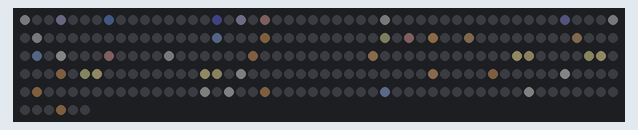
Simulated run of this program. Board: Raspberry Pi Pico running MicroPython. On the bench: 256 RGB LEDs in strip order, left to right, continuing on the next row. Dim RGB values are drawn brighter than linear; random numbers come from a fixed seed.

Above: at 0.05 s.

The program:

sternhimmel.py
```python
# Demo: Sternhimmel. Sterne in verschiedenen Helligkeiten und Farben funkeln, verblassen
# und tauchen woanders neu auf. Ab und zu zieht eine Sternschnuppe mit Schweif vorbei.
import time, random, math
import matrix as m

W, H = m.W, m.H
FRAME_MS = 40
STARS = 35         # Anzahl Sterne
SHOOT = 0.006      # Chance pro Bild fuer eine Sternschnuppe
MOON = True        # Mondsichel oben rechts

SIN = [int(128 + 127 * math.sin(i * 2 * math.pi / 256)) for i in range(256)]
TINTS = ((170, 200, 255), (255, 255, 255), (255, 255, 255), (255, 230, 170), (255, 200, 140))

# Mondsichel: helle Pixel und etwas dunklere Kante
MOON_PIX = {(13, 1): 255, (14, 1): 200, (12, 2): 255, (12, 3): 255, (13, 4): 255,
            (14, 4): 200, (11, 2): 120, (11, 3): 120}
MOON_COL = (255, 235, 170)

def free_spot(stars):
    # nicht direkt neben einem anderen Stern und mit Abstand zum Mond
    for _ in range(200):
        x, y = random.randrange(W), random.randrange(H)
        if MOON and x >= 10 and y <= 6:
            continue
        if all(abs(x - s[0]) > 1 or abs(y - s[1]) > 1 for s in stars):
            return x, y
    return x, y

def new_star(stars):
    x, y = free_spot(stars)
    r = random.random()
    peak = 255 if r < 0.15 else 150 if r < 0.45 else 80
    # [x, y, Farbe, Spitzenhelligkeit, Funkel-Phase, Funkel-Tempo, Lebenszeit, Alter]
    return [x, y, random.choice(TINTS), peak, random.randrange(256), random.randrange(2, 7),
            random.randrange(400, 2000), 0]

stars = []
for _ in range(STARS):
    s = new_star(stars)
    s[7] = random.randrange(s[6])   # nicht alle gleichzeitig neu
    stars.append(s)

def scale(c, f):
    return (c[0] * f >> 8, c[1] * f >> 8, c[2] * f >> 8)

shooting = None    # [x, y, dx, dy, Spur]
frame = 0

while True:
    t = time.ticks_ms()
    frame += 1
    m.clear()
    if MOON:
        for (x, y), f in MOON_PIX.items():
            m.set(x, y, scale(MOON_COL, f))
    for i, s in enumerate(stars):
        x, y, col, peak, ph, sp, life, age = s
        s[7] = age = age + 1
        if age >= life:
            stars[i] = new_star(stars)
            continue
        # ein- und ausblenden ueber die ersten/letzten 60 Bilder, dazwischen funkeln
        fade = min(age, life - age, 60) * 255 // 60
        tw = 190 + SIN[(frame * sp + ph) & 255] * 65 // 255
        m.set(x, y, scale(col, peak * tw * fade >> 16))
    # Sternschnuppe
    if shooting is None and random.random() < SHOOT:
        dx = random.choice((-1, 1)) * random.uniform(0.5, 0.8)
        x = random.uniform(2, W - 2) if random.random() < 0.6 else (-1 if dx > 0 else W)
        y = -1 if x >= 0 and x < W else random.uniform(0, H / 2)
        shooting = [x, y, dx, random.uniform(0.3, 0.55), []]
    if shooting:
        sx, sy, dx, dy, trail = shooting
        trail.insert(0, (int(sx + 0.5), int(sy + 0.5)))
        del trail[6:]
        for k, (x, y) in enumerate(trail):
            m.set(x, y, scale((255, 245, 220), 255 - k * 42))
        shooting[0] += dx
        shooting[1] += dy
        if not (-6 < shooting[0] < W + 6 and shooting[1] < H + 6):
            shooting = None
    m.show()
    time.sleep_ms(max(0, FRAME_MS - time.ticks_diff(time.ticks_ms(), t)))
```

matrix.py
```python
# Gemeinsame Bibliothek fuer alle Demos: 4x WS2812B 8x8 als 16x16-Flaeche an GP22
# Anordnung: 1 links oben, 2 links unten, 3 rechts oben, 4 rechts unten
# Farben werden immer in voller Aufloesung (0-255) angegeben, show() dimmt sie herunter.
import machine, neopixel, micropython, array

PIN = 22
W = H = 16
N = W * H
MAX = 16  # max. Helligkeit pro Kanal (0-255) -> ca. 500 mA gesamt, VSYS gemessen stabil bis MAX 22
# Helligkeitsausgleich je Matrix (1, 2, 3, 4) und Farbkanal (R, G, B).
# Matrix 1 hat andere LEDs: Rot/Gruen doppelt so hell, Blau ca. 1,45x (per Auge abgeglichen)
GAIN = ((0.5, 0.5, 0.69), (1, 1, 1), (1, 1, 1), (1, 1, 1))
# Strombremse: Summe aller Kanaele (0-255) darf das nicht ueberschreiten,
# sonst wird alles gleichmaessig gedimmt. 255 je LED = so viel wie der Regenbogen.
BUDGET = N * 255

_np = neopixel.NeoPixel(machine.Pin(PIN), N)
buf = bytearray(N * 3)  # R, G, B je LED, Index = LED-Nummer in der Kette

# Faktor je LED und Kanal in Festkomma (x1024), damit show() ohne Fliesskomma auskommt
_mul = array.array('H', [round(MAX * GAIN[i // 3 // 64][i % 3] * 1024 / 255) for i in range(N * 3)])

@micropython.viper
def _sum(src: ptr8, n: int) -> int:
    t = 0
    i = 0
    while i < n:
        t += src[i]
        i += 1
    return t

@micropython.viper
def _render(src: ptr8, dst: ptr8, mul: ptr16, n: int, k: int):
    # RGB (0-255) -> gedimmt, korrigiert, gerundet, in GRB-Reihenfolge fuer die WS2812B
    j = 0
    while j < n:
        dst[j + 1] = (src[j] * mul[j] * k + 524288) >> 20
        dst[j] = (src[j + 1] * mul[j + 1] * k + 524288) >> 20
        dst[j + 2] = (src[j + 2] * mul[j + 2] * k + 524288) >> 20
        j += 3

def xy(x, y):
    m = (x // 8) * 2 + (y // 8)
    return m * 64 + (y % 8) * 8 + (x % 8)

def set(x, y, c):
    if 0 <= x < W and 0 <= y < H:
        i = xy(x, y) * 3
        buf[i] = c[0]; buf[i + 1] = c[1]; buf[i + 2] = c[2]

def get(x, y):
    i = xy(x, y) * 3
    return (buf[i], buf[i + 1], buf[i + 2])

def fill(c):
    for i in range(0, N * 3, 3):
        buf[i] = c[0]; buf[i + 1] = c[1]; buf[i + 2] = c[2]

def clear():
    fill((0, 0, 0))

def show():
    tot = _sum(buf, N * 3)
    k = 1024 if tot <= BUDGET else 1024 * BUDGET // tot
    _render(buf, _np.buf, _mul, N * 3, k)
    _np.write()

def wheel(p):
    # Farbrad 0..767, jeweils nur 2 Kanaele aktiv
    p %= 768
    if p < 256:
        return (255 - p, p, 0)
    p -= 256
    if p < 256:
        return (0, 255 - p, p)
    p -= 256
    return (p, 0, 255 - p)
```
